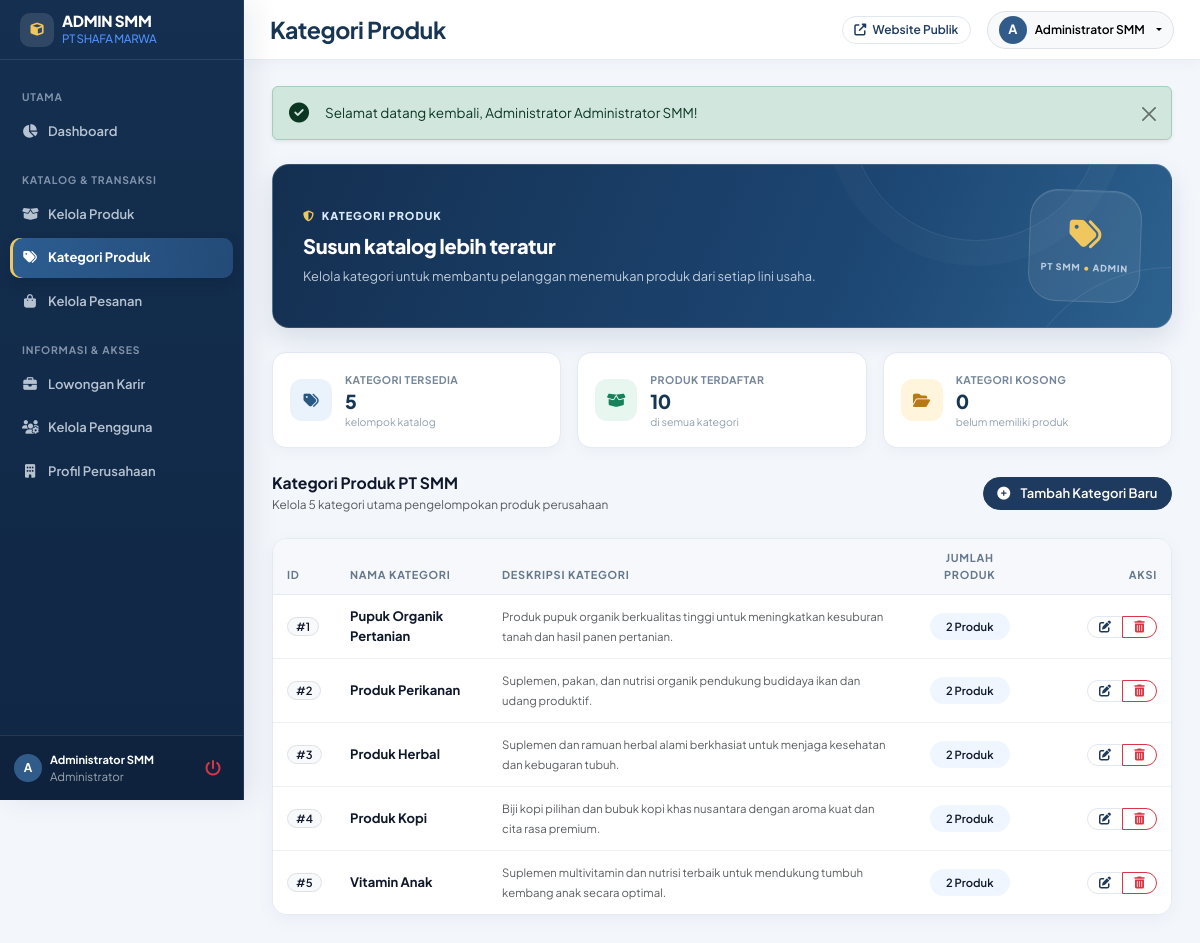
/frontend/admin/kategori/index.php (signed in), run on the app's committed database.
### tables this page shows
CREATE TABLE kategori (
    id_kategori INT UNSIGNED AUTO_INCREMENT PRIMARY KEY,
    nama_kategori VARCHAR(100) NOT NULL UNIQUE,
    deskripsi TEXT DEFAULT NULL,
    dibuat_pada TIMESTAMP NOT NULL DEFAULT CURRENT_TIMESTAMP
);

### backend/helpers/helper.php (called while the page is built, shortened)
<?php
if (!function_exists('base_url')) {
    function base_url($path = '')
    {
        $base = defined('BASE_URL') ? BASE_URL : '/pt-smm/';
        return rtrim($base, '/') . '/' . ltrim($path, '/');
    }
}
if (!function_exists('e')) {
    function e($str)
    {
        return htmlspecialchars((string)$str, ENT_QUOTES, 'UTF-8');
    }
}

### frontend/admin/kategori/index.php (the view, shortened to what this page needs)
<?php
require_once __DIR__ . '/../../../config/app.php';
$kategori_list = [];
try {
    $stmt = $pdo->query("
        SELECT k.*, COUNT(p.id_produk) AS total_produk
        FROM kategori k
        LEFT JOIN produk p ON k.id_kategori = p.id_kategori
        GROUP BY k.id_kategori, k.nama_kategori, k.deskripsi, k.dibuat_pada
        ORDER BY k.id_kategori ASC
    ");
    $kategori_list = $stmt->fetchAll();
} catch (PDOException $e) {
    $kategori_list = [];
}
require_once __DIR__ . '/../../includes/admin-header.php';
?>
<div class="d-flex justify-content-between align-items-center mb-4 flex-wrap gap-3">
    <div>
        <h4 class="fw-bold text-navy mb-0">Kategori Produk PT SMM</h4>
        <small class="text-muted">Kelola 5 kategori utama pengelompokan produk perusahaan</small>
    </div>
    <a href="<?= base_url('frontend/admin/kategori/tambah.php') ?>" class="btn btn-secondary-custom">
        <i class="fas fa-plus-circle me-1"></i> Tambah Kategori Baru
    </a>
</div>
<div class="admin-card">
    <div class="table-responsive">
        <table class="table admin-table align-middle">
            <thead>
                <tr>
                    <th style="width: 60px;">ID</th>
                    <th>Nama Kategori</th>
                    <th>Deskripsi Kategori</th>
                    <th class="text-center">Jumlah Produk</th>
                    <th class="text-end" style="width: 140px;">Aksi</th>
                </tr>
            </thead>
            <tbody>
                <?php if (empty($kategori_list)): ?>
                    <tr>
                        <td colspan="5" class="text-center py-4 text-muted">
                            Belum ada kategori yang tercatat.
                        </td>
                    </tr>
                <?php else: ?>
                    <?php foreach ($kategori_list as $k): ?>
                        <tr>
                            <td><span class="badge bg-light text-navy border">#<?= $k['id_kategori'] ?></span></td>
                            <td>
                                <strong class="text-navy"><?= e($k['nama_kategori']) ?></strong>
                            </td>
                            <td>
                                <span class="text-muted small"><?= e($k['deskripsi'] ?? '-') ?></span>
                            </td>
                            <td class="text-center">
                                <span class="badge bg-subtle-blue text-navy fw-semibold px-3 py-2">
                                    <?= $k['total_produk'] ?> Produk
                                </span>
                            </td>
                            <td class="text-end">
                                <div class="btn-group">
                                    <a href="<?= base_url('frontend/admin/kategori/edit.php?id=' . $k['id_kategori']) ?>" class="btn btn-sm btn-outline-primary" title="Edit">
                                        <i class="fas fa-edit"></i>
                                    </a>
                                    <a href="<?= base_url('backend/admin/proses-kategori.php?aksi=hapus&id=' . $k['id_kategori']) ?>" class="btn btn-sm btn-outline-danger btn-confirm-delete" data-confirm="Hapus kategori '<?= e($k['nama_kategori']) ?>'?" title="Hapus">
                                        <i class="fas fa-trash-alt"></i>
                                    </a>
                                </div>
                            </td>
                        </tr>
                    <?php endforeach; ?>
                <?php endif; ?>
            </tbody>
        </table>
    </div>
</div>
<?php require_once __DIR__ . '/../../includes/admin-footer.php'; ?>

### assets/css/style.css (style rules this page uses)
:root { --primary: #1e3a5f; --primary-hover: #1e3a8a; --secondary: #0f172a; --secondary-hover: #1e293b; --accent: #3b82f6; --accent-soft: #eff6ff; --bg-body: #ffffff; --bg-card: #ffffff; --bg-subtle: #f0f4ff; --text-main: #0f172a; --text-muted: #64748b; --text-light: #94a3b8; --border-color: #e2e8f0; --border-focus: #1e3a5f; --shadow-sm: 0 1px 3px rgba(0, 0, 0, 0.04); --shadow-md: 0 4px 14px rgba(0, 0, 0, 0.05); --shadow-lg: 0 10px 30px rgba(0, 0, 0, 0.06); --shadow-hover: 0 12px 30px rgba(30, 58, 95, 0.15); --radius-sm: 8px; --radius-md: 14px; --radius-lg: 24px; --radius-full: 9999px; --transition: all 0.25s cubic-bezier(0.16, 1, 0.3, 1); }
html { scroll-behavior: smooth; }
* { margin: 0; padding: 0; box-sizing: border-box; }
body { font-family: 'Plus Jakarta Sans', -apple-system, BlinkMacSystemFont, "Segoe UI", Roboto, sans-serif; font-size: 13.5px; line-height: 1.55; color: var(--text-main); background-color: var(--bg-body); -webkit-font-smoothing: antialiased; }
h4, .h4 { font-size: 0.98rem; font-weight: 700; line-height: 1.4; }
a { color: var(--primary); text-decoration: none; transition: var(--transition); }
.text-navy { color: var(--text-main) !important; }
.bg-subtle-blue { background-color: var(--accent-soft) !important; }
.btn { font-weight: 600; font-size: 0.8125rem; padding: 0.42rem 1.05rem; border-radius: var(--radius-full); transition: var(--transition); display: inline-flex; align-items: center; justify-content: center; gap: 0.4rem; }
.btn-sm { font-size: 0.75rem !important; padding: 0.25rem 0.7rem !important; }
.btn-outline-primary { color: var(--primary); border-color: var(--border-color); background-color: #ffffff; }
.btn-secondary-custom { background-color: var(--primary); border-color: var(--primary); color: #FFFFFF; }
.table th { font-size: 0.72rem; padding: 8px 12px; letter-spacing: 0.5px; text-transform: uppercase; }
.table td { font-size: 0.8125rem; padding: 8px 12px; vertical-align: middle; }
.badge { font-size: 0.7rem; padding: 3px 7px; font-weight: 600; border-radius: 9999px; }

### assets/css/admin.css (style rules this page uses)
:root { --admin-navy: #1e3a5f; --admin-navy-dark: #0f172a; --admin-primary: #1e3a5f; --admin-accent: #3b82f6; --admin-bg: #f8fafc; --admin-card: #FFFFFF; --admin-text: #0f172a; --admin-muted: #64748b; --admin-border: #e2e8f0; --sidebar-width: 230px; --topbar-height: 52px; }
body.admin-body { font-family: 'Plus Jakarta Sans', -apple-system, BlinkMacSystemFont, sans-serif; font-size: 13.5px; line-height: 1.5; background-color: var(--admin-bg); color: var(--admin-text); overflow-x: hidden; -webkit-font-smoothing: antialiased; }
body.admin-body h4, body.admin-body .h4 { font-size: 0.98rem; font-weight: 700; }
.admin-card { background: #FFFFFF; border: 1px solid var(--admin-border); border-radius: 12px; box-shadow: 0 1px 3px rgba(0, 0, 0, 0.02); margin-bottom: 16px; overflow: hidden; }
.admin-table { width: 100%; margin-bottom: 0; }
.admin-table th { background: #fafafa; color: #52525b; font-size: 0.72rem; font-weight: 700; text-transform: uppercase; letter-spacing: 0.5px; padding: 8px 12px; border-bottom: 1px solid var(--admin-border); }
.admin-table td { padding: 9px 12px; vertical-align: middle; border-bottom: 1px solid #f4f4f5; font-size: 0.8125rem; }
body.admin-body .btn { font-size: 0.8125rem; font-weight: 600; padding: 0.38rem 0.85rem; border-radius: 9999px; transition: all 0.15s ease; }
body.admin-body .btn-sm { font-size: 0.75rem; padding: 0.22rem 0.65rem; }
body.admin-body .badge { font-size: 0.7rem; font-weight: 600; padding: 3px 8px; border-radius: 9999px; }
:root { --admin-navy: #17365b; --admin-navy-dark: #102744; --admin-primary: #1d4774; --admin-accent: #4f8df7; --admin-bg: #f3f6fb; --admin-border: #e3eaf2; --admin-muted: #718096; --sidebar-width: 244px; --topbar-height: 60px; }
body.admin-body { background: var(--admin-bg); color: #172b43; }
.admin-card, body.admin-body .smm-card { border: 1px solid #e4eaf2; border-radius: 15px; box-shadow: 0 5px 18px rgba(24,54,84,.045); }
.admin-table th { background: #f6f8fb; color: #66788c; padding: 11px 14px; font-size: .68rem; letter-spacing: .07em; }
.admin-table td { padding: 12px 14px; border-bottom-color: #edf1f6; }
.admin-table tbody tr:last-child td { border-bottom: 0; }
body.admin-body .btn { transition: transform .18s ease, box-shadow .18s ease, background-color .18s ease; }

### data on the page
kategori: id_kategori "1", nama_kategori "Pupuk Organik Pertanian", deskripsi "Produk pupuk organik berkualitas tinggi untuk meningkatkan kesuburan tanah dan hasil panen pertanian.", total_produk "2"
kategori: id_kategori "2", nama_kategori "Produk Perikanan", deskripsi "Suplemen, pakan, dan nutrisi organik pendukung budidaya ikan dan udang produktif.", total_produk "2"
kategori: id_kategori "3", nama_kategori "Produk Herbal", deskripsi "Suplemen dan ramuan herbal alami berkhasiat untuk menjaga kesehatan dan kebugaran tubuh.", total_produk "2"
kategori: id_kategori "4", nama_kategori "Produk Kopi", deskripsi "Biji kopi pilihan dan bubuk kopi khas nusantara dengan aroma kuat dan cita rasa premium.", total_produk "2"
kategori: id_kategori "5", nama_kategori "Vitamin Anak", deskripsi "Suplemen multivitamin dan nutrisi terbaik untuk mendukung tumbuh kembang anak secara optimal.", total_produk "2"

### other printed values
substr($admin_name ?? 'A', 0, 1) "A"
$admin_name "Administrator SMM"
$page_title "Kategori Produk"
substr($admin_name, 0, 1) "A"
$flash['pesan'] "Selamat datang kembali, Administrator Administrator SMM!"
$admin_hero['label'] "KATEGORI PRODUK"
$admin_hero['title'] "Susun katalog lebih teratur"
$admin_hero['copy'] "Kelola kategori untuk membantu pelanggan menemukan produk dari setiap lini usaha."
$scorecard['label'] "KATEGORI TERSEDIA"
$scorecard['value'] "5"
$scorecard['note'] "kelompok katalog"
$scorecard['label'] "PRODUK TERDAFTAR"
$scorecard['value'] "10"
$scorecard['note'] "di semua kategori"
$scorecard['label'] "KATEGORI KOSONG"
